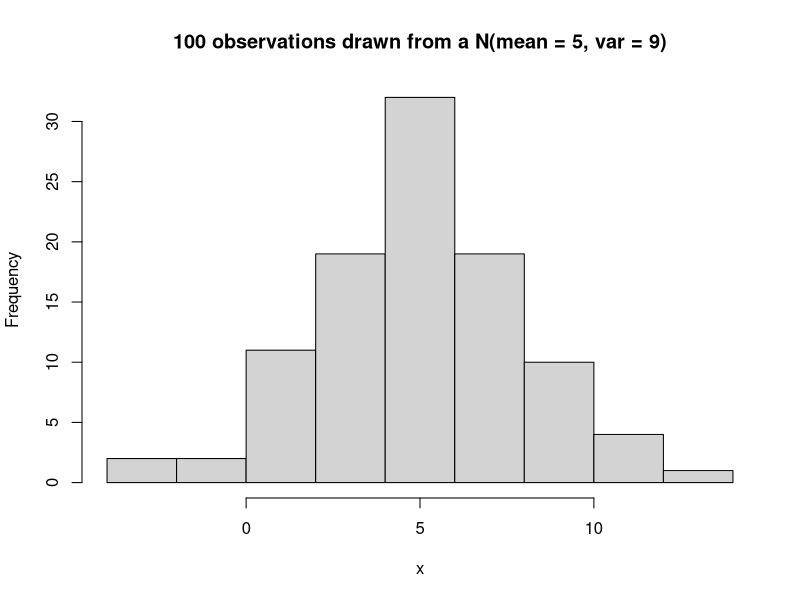
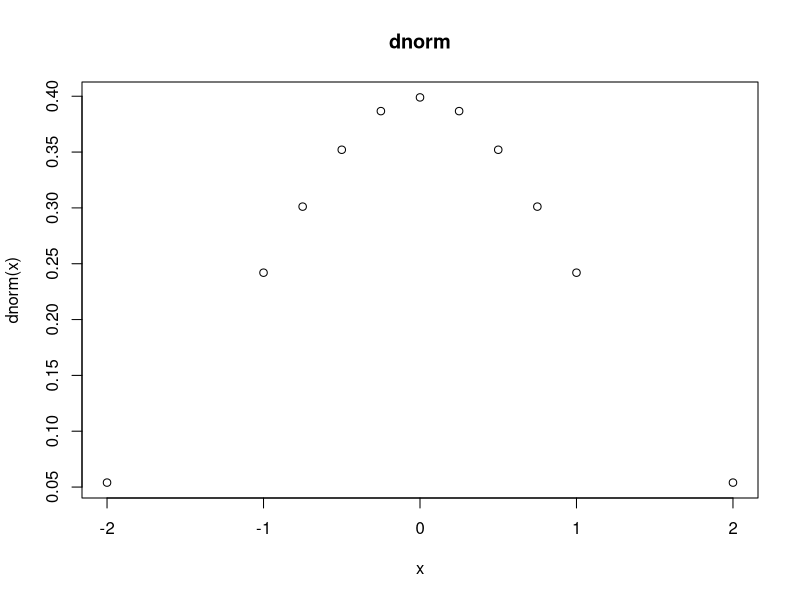
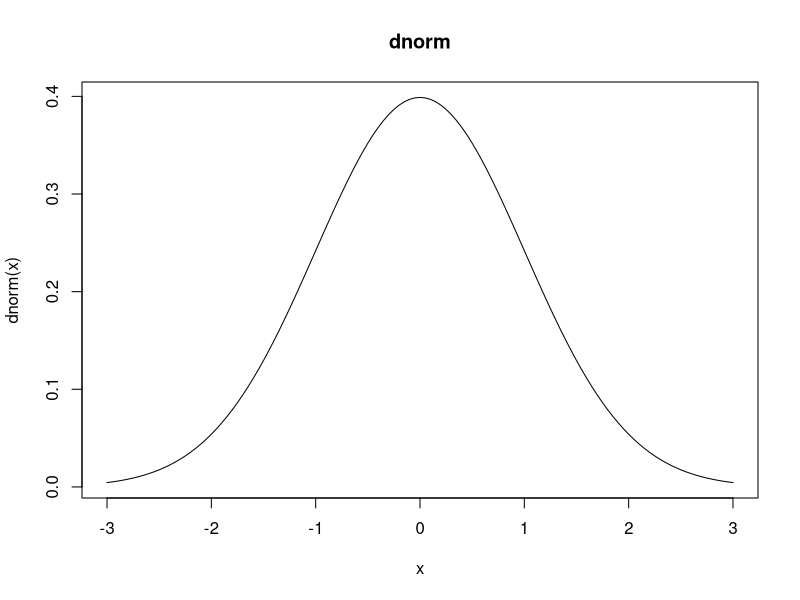
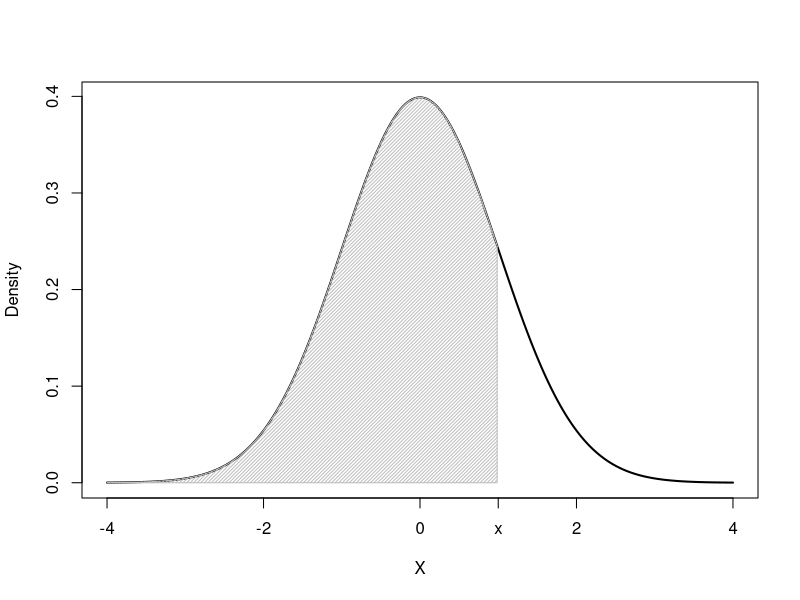
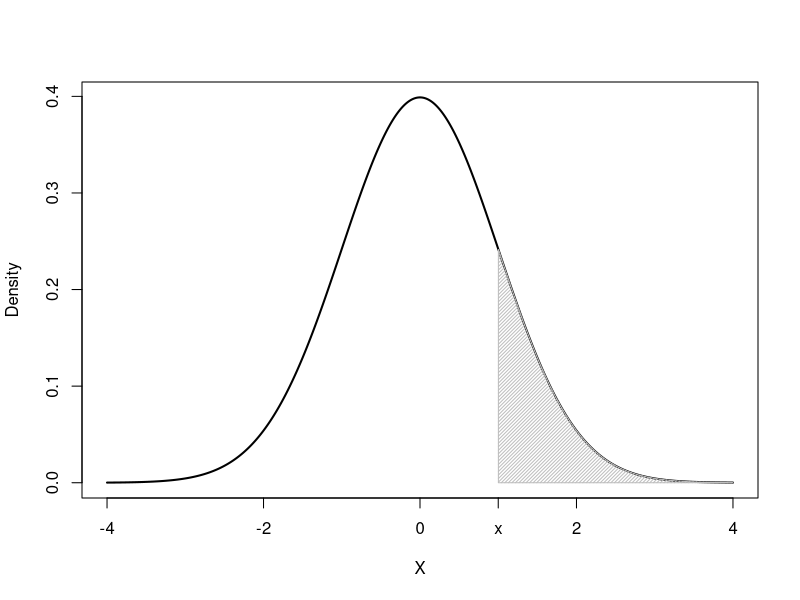
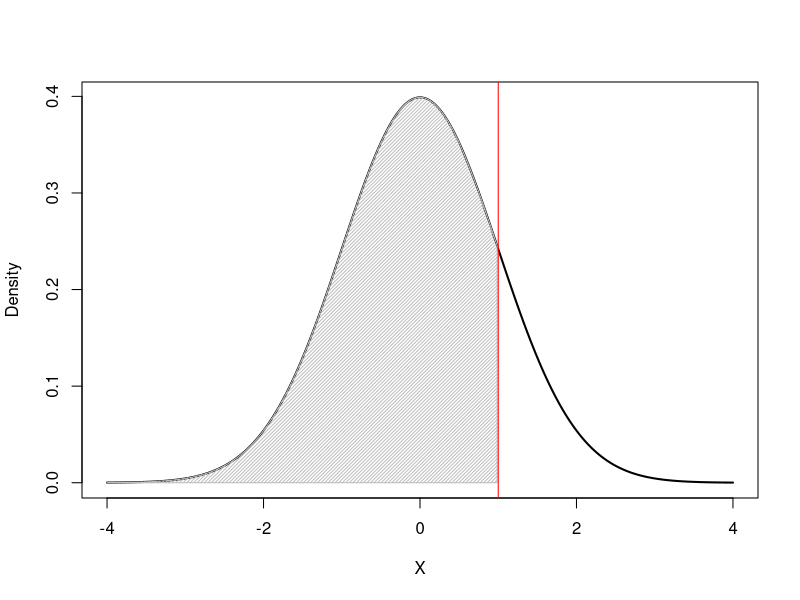
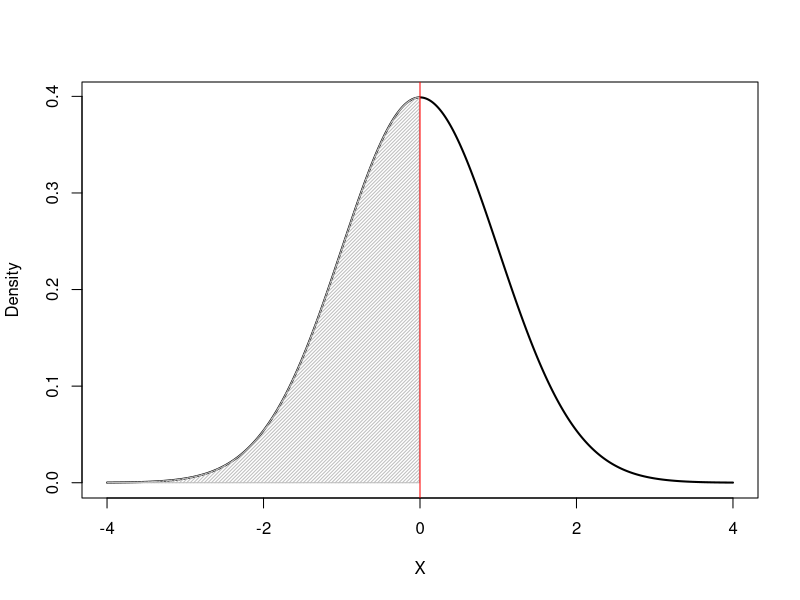
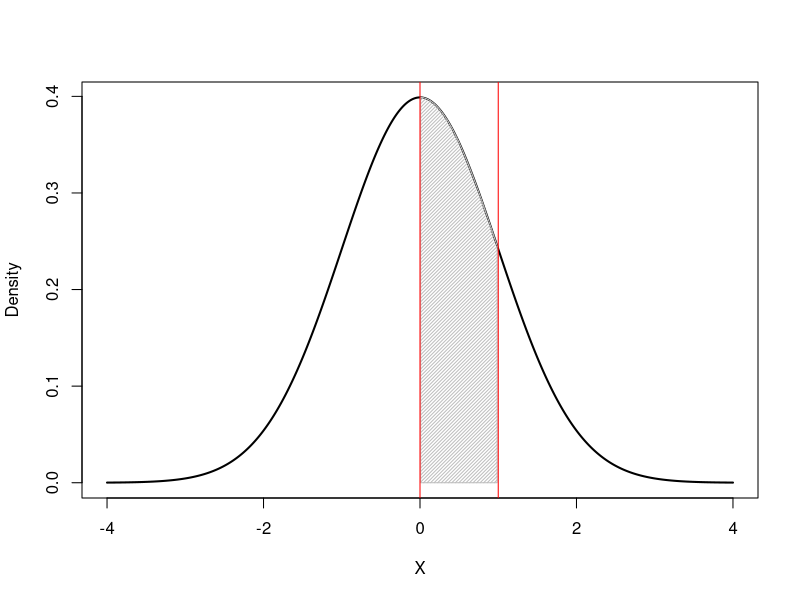

The R source for these figures, in order:
## ---- chunk 1
knitr::opts_chunk$set(echo = TRUE)
## ---- chunk 2
# Draw 100 observations from a normal distirbution with mean = 5, and sd = 3
x <- rnorm(100, mean = 5, sd = 3)

# plot observations
hist(x, main = "100 observations drawn from a N(mean = 5, var = 9)")

## the mean and variance of the sample aren't exactly the same as the population values
## and the values that you get when you run this will change each time 
mean(x)
var(x)

## ---- chunk 3
x <- c(-2, -1, -.75, -.5, - .25, 0, .25, .5, .75, 1, 2)

# plot the density evaluated at certain points
# since we don't specify a mean and sd, R uses the defaults
# using 'type=l' makes it a line plot
plot(x, dnorm(x), main = "dnorm")

# seq creates of numbers which starts at 'from' and goes to 'to'
# each number is spaced apart by the 'by' argument 
x <- seq(from = -3, to= 3, by = .05)

# we use the 'type = l' argument to use a line plot instead of points
plot(x, dnorm(x), main = "dnorm", type = "l")


## ---- chunk 4

shadenorm = function(below=NULL, above=NULL, pcts = c(0.025,0.975), mu=0, sig=1, numpts = 500, color = "gray", dens = 40,
                     
                     justabove= FALSE, justbelow = FALSE, lines=FALSE,between=NULL,outside=NULL){
  
  
  
  if(is.null(between)){
    
    below = ifelse(is.null(below), qnorm(pcts[1],mu,sig), below)
    
    above = ifelse(is.null(above), qnorm(pcts[2],mu,sig), above)
    
  }
  
  
  
  if(is.null(outside)==FALSE){
    
    below = min(outside)
    
    above = max(outside)
    
  }
  
  lowlim = mu - 4*sig
  
  uplim  = mu + 4*sig
  
  
  
  x.grid = seq(lowlim,uplim, length= numpts)
  
  dens.all = dnorm(x.grid,mean=mu, sd = sig)
  
  if(lines==FALSE){
    
    plot(x.grid, dens.all, type="l", xlab="X", ylab="Density", lwd = 2)
    
  }
  
  if(lines==TRUE){
    
    lines(x.grid,dens.all)
    
  }
  
  
  
  if(justabove==FALSE){
    
    x.below    = x.grid[x.grid<below]
    
    dens.below = dens.all[x.grid<below]
    
    polygon(c(x.below,rev(x.below)),c(rep(0,length(x.below)),rev(dens.below)),col=color,density=dens)
    
  }
  
  if(justbelow==FALSE){
    
    x.above    = x.grid[x.grid>above]
    
    dens.above = dens.all[x.grid>above]
    
    polygon(c(x.above,rev(x.above)),c(rep(0,length(x.above)),rev(dens.above)),col=color,density=dens)
    
  }
  
  
  
  if(is.null(between)==FALSE){
    
    from = min(between)
    
    to   = max(between)
    
    
    
    x.between    = x.grid[x.grid>from&x.grid<to]
    
    dens.between = dens.all[x.grid>from&x.grid<to]
    
    polygon(c(x.between,rev(x.between)),c(rep(0,length(x.between)),rev(dens.between)),col=color,density=dens)
    
  }
  
  
  
}

shadenorm(below = 1, justbelow = T)
axis(1, at = 1, labels = "x")
## ---- chunk 5
pnorm(0, mean = 0, sd = 1)
## ---- chunk 6
pnorm(1, mean = 0, sd = 1)
## ---- chunk 7
shadenorm(above = 1, justabove = T)
axis(1, at = 1, labels = "x")
## ---- chunk 8
# area to the left of 1
pnorm(1, mean = 0, sd = 1)
# area to the right of 1
pnorm(1, mean = 0, sd = 1, lower.tail = F)
# 1 minus area to the right of 1
1 - pnorm(1, mean = 0, sd = 1, lower.tail = F)
## ---- chunk 9
pnorm(1, mean = 0, sd = 1)
pnorm(0, mean = 0, sd = 1)
pnorm(1, mean = 0, sd = 1) - pnorm(0, mean = 0, sd = 1)
## ---- chunk 10
shadenorm(below = 1, justbelow = T)
abline(v = 1, col = "red")

shadenorm(below = 0, justbelow = T)
abline(v = 0, col = "red")

shadenorm(between = c(0, 1))
abline(v = 1, col = "red")
abline(v = 0, col = "red")
## ---- chunk 11
qnorm(.95, mean = 0, sd = 1)
## ---- chunk 12
shadenorm(below = 1.644, justbelow = T)
abline(v = 1.644, col = "red")
## ---- chunk 13
qnorm(.95, mean = 0, sd = 1, lower.tail = F)
## ---- chunk 14
shadenorm(above = -1.644, justabove = T)
abline(v = -1.644, col = "red")
## ---- chunk 15
# Number of times we will simulate a new data set
sim.size <- 10000

# number of observations
n <- 20
# number of covariates
p <- 3
# standard deviation of the X values
x.sd <- 1
# drawing the covariates from a normal distribution
X <- matrix(rnorm(n * p, sd = x.sd), n, p)

# We include a column of all 1's into the matrix of observations
# that column corresponds to the intercept term
X <- cbind(rep(1, n), X)
# coefficients are all set to 1 (including the intercept)
beta <- rep(1, p + 1)

# recording the estimated values for each simulated data set
rec <- matrix(0, sim.size, 3)

for(i in 1:sim.size){
  
  # Sample errrors from a normal distribution with mean 0 and sd = 1
  errs <- rnorm(n, mean = 0, sd = 1)
  
  # Form the dependent variable Y
  Y.norm <- X %*% beta + errs
  
  # Fit the regression
  # we include the -1 term to tell R not to add in an intercept term
  # since we've manually included the column of 1's in the matrix X
  reg_norm <- lm(Y.norm ~X - 1)
  
  # RSS(b) / n: we can calculate this using the true errors, which we know because
  # it's a simulation, but in practice we would need to know the true coefficients
  # to calculate the true errors
  true_errors <- sum(errs^2) / n
  
  # RSS(b hat) / n: we can calculate this using the residuals, but we don't 
  # adjust for the fact that we are using residuals and not the true errors
  resid_unadjust <- sum(reg_norm$res^2) / n
  
  # RSS(b hat) / (n-p): we can calculate this using the residuals, and now we
  # adjust for the fact that we are using residuals and not the true errors
  resid_adjust <- sum(reg_norm$res^2) / (n-p - 1)
  
  # record each of the estimators
  rec[i, ] <- c(true_errors,
                resid_unadjust,
                resid_adjust)
}

## ---- chunk 16
par(mfrow = c(1,3))
# We're using some fancy code to label the axis
# We won't cover this because of time, but the following is a good tutorial
# if you are interested in learning more:
# https://www.dataanalytics.org.uk/axis-labels-in-r-plots-using-expression/

# Histogram of estimator using true errors
hist(rec[, 1], main = "True Errors", xlab = expression(hat(sigma)[epsilon]^2))
# draw a red vertical line at the mean
abline(v = mean(rec[, 1]), col = "red", lwd = 2)

# Histogram of estimator using residuals, but unadjusted
hist(rec[, 2], main = "Residuals Unadjusted", xlab = expression(hat(sigma)[epsilon]^2))
# draw a red vertical line at the mean
abline(v = mean(rec[, 2]), col = "red", lwd = 2)

# Histogram of estimator using residuals, but adjusted
hist(rec[, 3], main = "Residuals Adjusted", xlab = expression(hat(sigma)[epsilon]^2))
# draw a red vertical line at the mean
abline(v = mean(rec[, 3]), col = "red", lwd = 2)
## ---- chunk 17
# mean and variance of the estimator using the true errors
mean(rec[, 1])
var(rec[, 1])

# mean and variance of the estimator using the residuals but not adjusting
mean(rec[, 2])
var(rec[, 2])

# mean and variance of the estimator using the residuals and adjusting
mean(rec[, 3])
var(rec[, 3])

